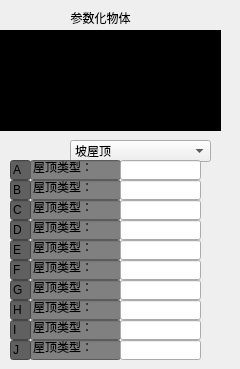
    <widget class="QWidget" name="tab_19">
     <attribute name="icon">
      <iconset resource="RMMV.qrc">
       <normaloff>:/E3/Resources/canshuhua.jpg</normaloff>:/E3/Resources/canshuhua.jpg</iconset>
     </attribute>
     <attribute name="title">
      <string/>
     </attribute>
     <widget class="QLabel" name="label_46">
      <property name="geometry">
       <rect>
        <x>40</x>
        <y>10</y>
        <width>121</width>
        <height>16</height>
       </rect>
      </property>
      <property name="styleSheet">
       <string notr="true">font: 12pt &quot;Agency FB&quot;;</string>
      </property>
      <property name="text">
       <string>参数化物体</string>
      </property>
      <property name="textFormat">
       <enum>Qt::AutoText</enum>
      </property>
      <property name="alignment">
       <set>Qt::AlignCenter</set>
      </property>
     </widget>
     <widget class="QGraphicsView" name="graphicsView_2">
      <property name="geometry">
       <rect>
        <x>-10</x>
        <y>30</y>
        <width>231</width>
        <height>101</height>
       </rect>
      </property>
      <property name="styleSheet">
       <string notr="true">background-color: rgb(0, 0, 0);</string>
      </property>
     </widget>
     <widget class="QComboBox" name="comboBox_9">
      <property name="geometry">
       <rect>
        <x>70</x>
        <y>140</y>
        <width>141</width>
        <height>22</height>
       </rect>
      </property>
      <item>
       <property name="text">
        <string>坡屋顶</string>
       </property>
      </item>
      <item>
       <property name="text">
        <string>矩形区域</string>
       </property>
      </item>
      <item>
       <property name="text">
        <string>环形/柱状/圆锥</string>
       </property>
      </item>
      <item>
       <property name="text">
        <string>半球体</string>
       </property>
      </item>
      <item>
       <property name="text">
        <string>网格球顶</string>
       </property>
      </item>
      <item>
       <property name="text">
        <string>三角形屋顶</string>
       </property>
      </item>
      <item>
       <property name="text">
        <string>四坡屋顶</string>
       </property>
      </item>
      <item>
       <property name="text">
        <string>螺旋体</string>
       </property>
      </item>
     </widget>
     <widget class="QLineEdit" name="lineEdit_26">
      <property name="geometry">
       <rect>
        <x>10</x>
        <y>160</y>
        <width>21</width>
        <height>20</height>
       </rect>
      </property>
      <property name="styleSheet">
       <string notr="true">background-color: rgb(96,96,96);</string>
      </property>
      <property name="text">
       <string>A</string>
      </property>
     </widget>
     <widget class="QLineEdit" name="lineEdit_27">
      <property name="geometry">
       <rect>
        <x>30</x>
        <y>160</y>
        <width>91</width>
        <height>20</height>
       </rect>
      </property>
      <property name="styleSheet">
       <string notr="true">background-color: rgb(128, 128, 128);</string>
      </property>
      <property name="text">
       <string>屋顶类型：</string>
      </property>
     </widget>
     <widget class="QLineEdit" name="lineEdit_28">
      <property name="geometry">
       <rect>
        <x>30</x>
        <y>180</y>
        <width>91</width>
        <height>20</height>
       </rect>
      </property>
      <property name="styleSheet">
       <string notr="true">background-color: rgb(128, 128, 128);</string>
      </property>
      <property name="text">
       <string>屋顶类型：</string>
      </property>
     </widget>
     <widget class="QLineEdit" name="lineEdit_29">
      <property name="geometry">
       <rect>
        <x>10</x>
        <y>180</y>
        <width>21</width>
        <height>20</height>
       </rect>
      </property>
      <property name="styleSheet">
       <string notr="true">background-color: rgb(96,96,96);</string>
      </property>
      <property name="text">
       <string>B</string>
      </property>
     </widget>
     <widget class="QLineEdit" name="lineEdit_30">
      <property name="geometry">
       <rect>
        <x>30</x>
        <y>200</y>
        <width>91</width>
        <height>20</height>
       </rect>
      </property>
      <property name="styleSheet">
       <string notr="true">background-color: rgb(128, 128, 128);</string>
      </property>
      <property name="text">
       <string>屋顶类型：</string>
      </property>
     </widget>
     <widget class="QLineEdit" name="lineEdit_31">
      <property name="geometry">
       <rect>
        <x>10</x>
        <y>200</y>
        <width>21</width>
        <height>20</height>
       </rect>
      </property>
      <property name="styleSheet">
       <string notr="true">background-color: rgb(96,96,96);</string>
      </property>
      <property name="text">
       <string>C</string>
      </property>
     </widget>
     <widget class="QLineEdit" name="lineEdit_32">
      <property name="geometry">
       <rect>
        <x>30</x>
        <y>220</y>
        <width>91</width>
        <height>20</height>
       </rect>
      </property>
      <property name="styleSheet">
       <string notr="true">background-color: rgb(128, 128, 128);</string>
      </property>
      <property name="text">
       <string>屋顶类型：</string>
      </property>
     </widget>
     <widget class="QLineEdit" name="lineEdit_33">
      <property name="geometry">
       <rect>
        <x>10</x>
        <y>220</y>
        <width>21</width>
        <height>20</height>
       </rect>
      </property>
      <property name="styleSheet">
       <string notr="true">background-color: rgb(96,96,96);</string>
      </property>
      <property name="text">
       <string>D</string>
      </property>
     </widget>
     <widget class="QLineEdit" name="lineEdit_34">
      <property name="geometry">
       <rect>
        <x>30</x>
        <y>240</y>
        <width>91</width>
        <height>20</height>
       </rect>
      </property>
      <property name="styleSheet">
       <string notr="true">background-color: rgb(128, 128, 128);</string>
      </property>
      <property name="text">
       <string>屋顶类型：</string>
      </property>
     </widget>
     <widget class="QLineEdit" name="lineEdit_35">
      <property name="geometry">
       <rect>
        <x>10</x>
        <y>240</y>
        <width>21</width>
        <height>20</height>
       </rect>
      </property>
      <property name="styleSheet">
       <string notr="true">background-color: rgb(96,96,96);</string>
      </property>
      <property name="text">
       <string>E</string>
      </property>
     </widget>
     <widget class="QLineEdit" name="lineEdit_36">
      <property name="geometry">
       <rect>
        <x>30</x>
        <y>260</y>
        <width>91</width>
        <height>20</height>
       </rect>
      </property>
      <property name="styleSheet">
       <string notr="true">background-color: rgb(128, 128, 128);</string>
      </property>
      <property name="text">
       <string>屋顶类型：</string>
      </property>
     </widget>
     <widget class="QLineEdit" name="lineEdit_37">
      <property name="geometry">
       <rect>
        <x>10</x>
        <y>260</y>
        <width>21</width>
        <height>20</height>
       </rect>
      </property>
      <property name="styleSheet">
       <string notr="true">background-color: rgb(96,96,96);</string>
      </property>
      <property name="text">
       <string>F</string>
      </property>
     </widget>
     <widget class="QLineEdit" name="lineEdit_38">
      <property name="geometry">
       <rect>
        <x>30</x>
        <y>280</y>
        <width>91</width>
        <height>20</height>
       </rect>
      </property>
      <property name="styleSheet">
       <string notr="true">background-color: rgb(128, 128, 128);</string>
      </property>
      <property name="text">
       <string>屋顶类型：</string>
      </property>
     </widget>
     <widget class="QLineEdit" name="lineEdit_39">
      <property name="geometry">
       <rect>
        <x>10</x>
        <y>280</y>
        <width>21</width>
        <height>20</height>
       </rect>
      </property>
      <property name="styleSheet">
       <string notr="true">background-color: rgb(96,96,96);</string>
      </property>
      <property name="text">
       <string>G</string>
      </property>
     </widget>
     <widget class="QLineEdit" name="lineEdit_40">
      <property name="geometry">
       <rect>
        <x>30</x>
        <y>300</y>
        <width>91</width>
        <height>20</height>
       </rect>
      </property>
      <property name="styleSheet">
       <string notr="true">background-color: rgb(128, 128, 128);</string>
      </property>
      <property name="text">
       <string>屋顶类型：</string>
      </property>
     </widget>
     <widget class="QLineEdit" name="lineEdit_41">
      <property name="geometry">
       <rect>
        <x>10</x>
        <y>300</y>
        <width>21</width>
        <height>20</height>
       </rect>
      </property>
      <property name="styleSheet">
       <string notr="true">background-color: rgb(96,96,96);</string>
      </property>
      <property name="text">
       <string>H</string>
      </property>
     </widget>
     <widget class="QLineEdit" name="lineEdit_42">
      <property name="geometry">
       <rect>
        <x>30</x>
        <y>320</y>
        <width>91</width>
        <height>20</height>
       </rect>
      </property>
      <property name="styleSheet">
       <string notr="true">background-color: rgb(128, 128, 128);</string>
      </property>
      <property name="text">
       <string>屋顶类型：</string>
      </property>
     </widget>
     <widget class="QLineEdit" name="lineEdit_43">
      <property name="geometry">
       <rect>
        <x>10</x>
        <y>320</y>
        <width>21</width>
        <height>20</height>
       </rect>
      </property>
      <property name="styleSheet">
       <string notr="true">background-color: rgb(96,96,96);</string>
      </property>
      <property name="text">
       <string>I</string>
      </property>
     </widget>
     <widget class="QLineEdit" name="lineEdit_44">
      <property name="geometry">
       <rect>
        <x>30</x>
        <y>340</y>
        <width>91</width>
        <height>20</height>
       </rect>
      </property>
      <property name="styleSheet">
       <string notr="true">background-color: rgb(128, 128, 128);</string>
      </property>
      <property name="text">
       <string>屋顶类型：</string>
      </property>
     </widget>
     <widget class="QLineEdit" name="lineEdit_45">
      <property name="geometry">
       <rect>
        <x>10</x>
        <y>340</y>
        <width>21</width>
        <height>20</height>
       </rect>
      </property>
      <property name="styleSheet">
       <string notr="true">background-color: rgb(96,96,96);</string>
      </property>
      <property name="text">
       <string>J</string>
      </property>
     </widget>
     <widget class="QLineEdit" name="lineEdit_46">
      <property name="geometry">
       <rect>
        <x>120</x>
        <y>160</y>
        <width>81</width>
        <height>20</height>
       </rect>
      </property>
     </widget>
     <widget class="QLineEdit" name="lineEdit_47">
      <property name="geometry">
       <rect>
        <x>120</x>
        <y>180</y>
        <width>81</width>
        <height>20</height>
       </rect>
      </property>
     </widget>
     <widget class="QLineEdit" name="lineEdit_48">
      <property name="geometry">
       <rect>
        <x>120</x>
        <y>200</y>
        <width>81</width>
        <height>20</height>
       </rect>
      </property>
     </widget>
     <widget class="QLineEdit" name="lineEdit_49">
      <property name="geometry">
       <rect>
        <x>120</x>
        <y>220</y>
        <width>81</width>
        <height>20</height>
       </rect>
      </property>
     </widget>
     <widget class="QLineEdit" name="lineEdit_50">
      <property name="geometry">
       <rect>
        <x>120</x>
        <y>240</y>
        <width>81</width>
        <height>20</height>
       </rect>
      </property>
     </widget>
     <widget class="QLineEdit" name="lineEdit_51">
      <property name="geometry">
       <rect>
        <x>120</x>
        <y>260</y>
        <width>81</width>
        <height>20</height>
       </rect>
      </property>
     </widget>
     <widget class="QLineEdit" name="lineEdit_52">
      <property name="geometry">
       <rect>
        <x>120</x>
        <y>280</y>
        <width>81</width>
        <height>20</height>
       </rect>
      </property>
     </widget>
     <widget class="QLineEdit" name="lineEdit_53">
      <property name="geometry">
       <rect>
        <x>120</x>
        <y>300</y>
        <width>81</width>
        <height>20</height>
       </rect>
      </property>
     </widget>
     <widget class="QLineEdit" name="lineEdit_54">
      <property name="geometry">
       <rect>
        <x>120</x>
        <y>320</y>
        <width>81</width>
        <height>20</height>
       </rect>
      </property>
     </widget>
     <widget class="QLineEdit" name="lineEdit_55">
      <property name="geometry">
       <rect>
        <x>120</x>
        <y>340</y>
        <width>81</width>
        <height>20</height>
       </rect>
      </property>
     </widget>
    </widget>
